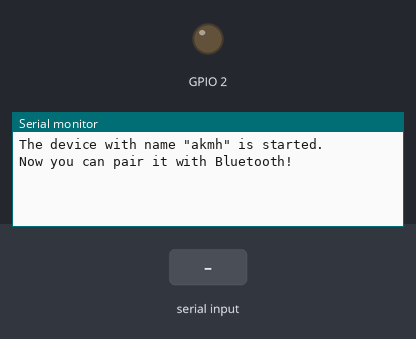
The sketch below on a simulated ESP32. Shown: output pins drawn as LEDs (lit = HIGH), the last lines printed to the serial monitor. The test bench sets the inputs (shaded band). Nothing arrives over Bluetooth unless stated.

Above: at 1.2 s.
1.3 s: "off" received over the second serial link
At 3.1 s:
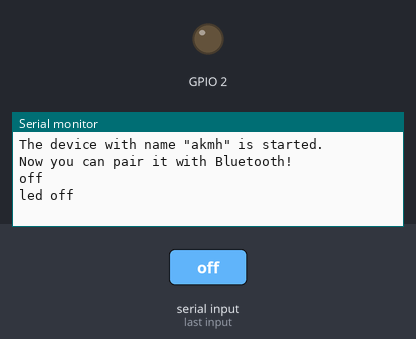
3.8 s: "1" received over the second serial link
At 6.2 s:
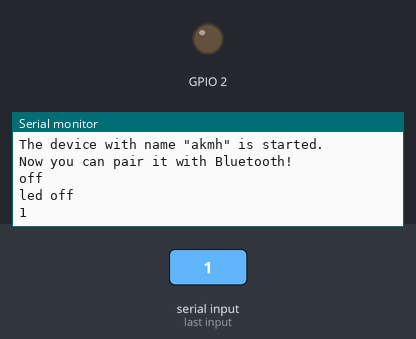

Measured:
- after the input at 1.3 s, the serial monitor: prints a new line after 1.0 s (image 1)
- after the input at 3.8 s, the serial monitor: prints a new line after 1.0 s (image 2)

The sketch:

bluetooth_test.ino
```cpp
#include "BluetoothSerial.h"

const char *pin = "1234";
String device_name = "akmh";
String aa = "on";

BluetoothSerial SerialBT;

void setup() {
  Serial.begin(9600);
  pinMode(2, OUTPUT);
  SerialBT.begin(device_name);
  Serial.printf("The device with name \"%s\" is started.\nNow you can pair it with Bluetooth!\n", device_name.c_str());
}

void loop() {
  if (Serial.available()) {
    SerialBT.write(Serial.read());
  }
  if (SerialBT.available()) {
    // Serial.write(SerialBT.read());

    String data = SerialBT.readString();
    Serial.println(data);

    if(data == aa){
      Serial.println("led on");
      digitalWrite(2, HIGH);
    }
    if(data == "off"){
      Serial.println("led off");
      digitalWrite(2, LOW);
    }
  }

}
```
